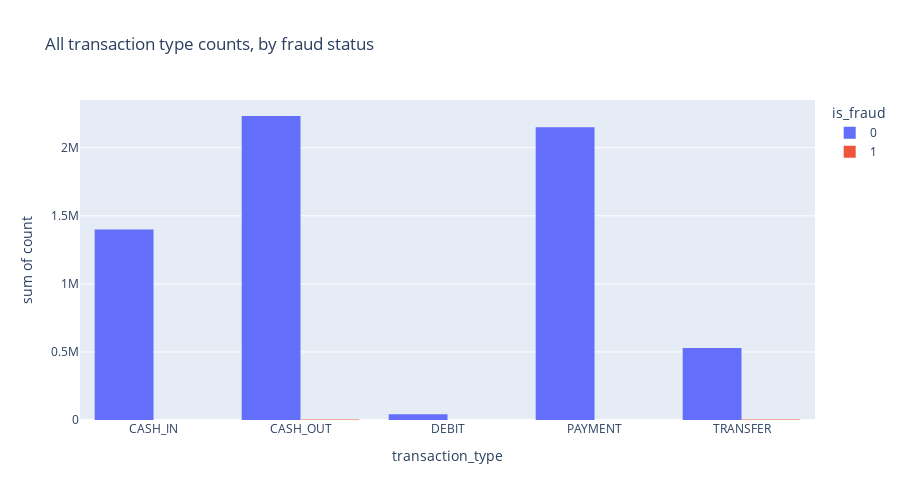

Write notebook code for a chart like this one.
### Code cell
fig4 = px.histogram(count_type_fraud, x="transaction_type", y="count", title="All transaction type counts, by fraud status",
             color='is_fraud', barmode='group',
             height=500)
fig4.show()

### Figure 1 — Plotly figure (JSON) as saved in the notebook; plotly's stock layout.template omitted (floating-point values rounded to 4 significant figures)
{"data": [{"alignmentgroup": "True", "bingroup": "x", "histfunc": "sum", "hovertemplate": "is_fraud=0<br>transaction_type=%{x}<br>sum of count=%{y}<extra></extra>", "legendgroup": "0", "marker": {"color": "#636efa", "pattern": {"shape": ""}}, "name": "0", "offsetgroup": "0", "orientation": "v", "showlegend": true, "type": "histogram", "x": ["CASH_IN", "CASH_OUT", "DEBIT", "PAYMENT", "TRANSFER"], "xaxis": "x", "y": [1399284, 2233384, 41432, 2151495, 528812], "yaxis": "y"}, {"alignmentgroup": "True", "bingroup": "x", "histfunc": "sum", "hovertemplate": "is_fraud=1<br>transaction_type=%{x}<br>sum of count=%{y}<extra></extra>", "legendgroup": "1", "marker": {"color": "#EF553B", "pattern": {"shape": ""}}, "name": "1", "offsetgroup": "1", "orientation": "v", "showlegend": true, "type": "histogram", "x": ["CASH_OUT", "TRANSFER"], "xaxis": "x", "y": [4116, 4097], "yaxis": "y"}], "layout": {"barmode": "group", "height": 500, "legend": {"title": {"text": "is_fraud"}, "tracegroupgap": 0}, "title": {"text": "All transaction type counts, by fraud status"}, "xaxis": {"anchor": "y", "domain": [0, 1], "title": {"text": "transaction_type"}}, "yaxis": {"anchor": "x", "domain": [0, 1], "title": {"text": "sum of count"}}}}
